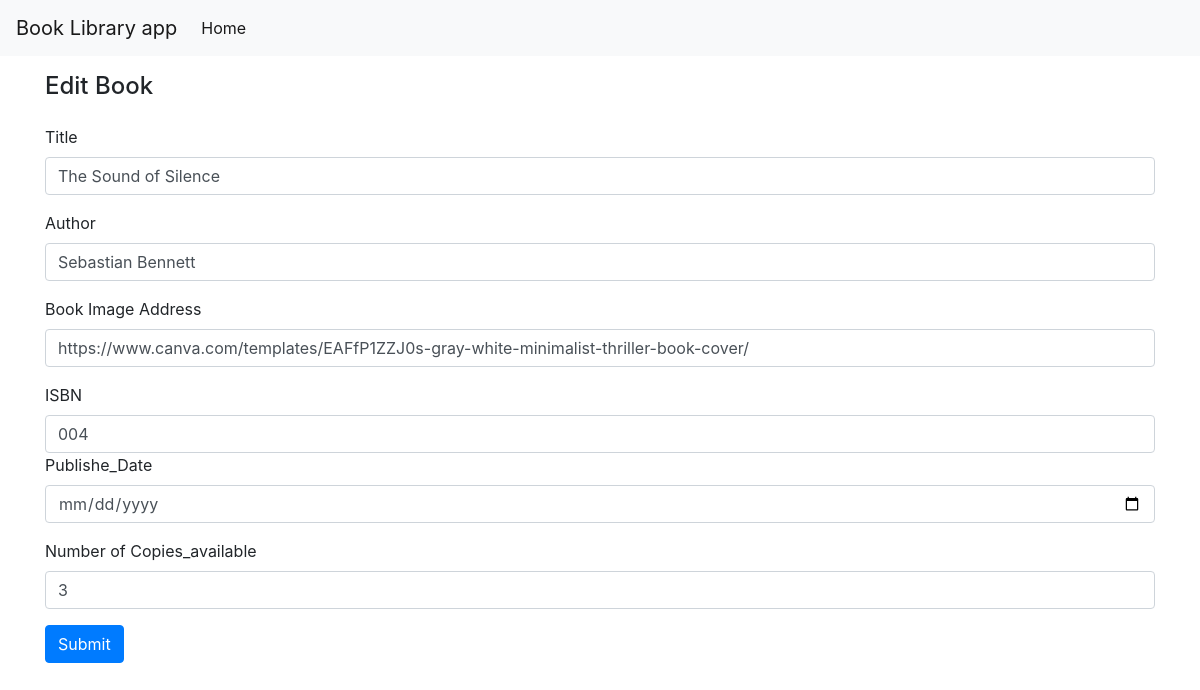
The app's page /edit/10/ with its own data.
### library/models.py (models this page shows, shortened)
class Book(models.Model):
    title = models.CharField(max_length=150)
    author = models.CharField(max_length=150)
    isbn = models.CharField(max_length=150, unique=True)
    published_Date = models.DateField()
    Copies_available = models.PositiveBigIntegerField()
    image_address=models.URLField(max_length=200, null=True, blank=True)

### library/views.py (the view, shortened to what this page needs)
# urls.py: path('edit/<int:id>/', views.edit_book, name='edit_book'),
def edit_book(request, id):
    book = Book.objects.get(id=id)
    return render(request, 'edit_book.html', {'book': book})

### templates/edit_book.html (shortened to what this page needs)
<!DOCTYPE html>
<html lang="en">
  <head>
    <link
      rel="stylesheet"
      href="https://cdn.jsdelivr.net/npm/bootstrap@4.4.1/dist/css/bootstrap.min.css"
    />
  </head>
  <body>
    <nav class="navbar navbar-expand-lg navbar-light bg-light">
      <a class="navbar-brand" href="/">Book Library app</a>
      <div class="collapse navbar-collapse" id="navbarText">
        <ul class="navbar-nav mr-auto">
          <li class="nav-item active">
            <a class="nav-link" href="/"
              >Home <span class="sr-only">(current)</span></a
            >
          </li>
        </ul>
      </div>
    </nav>
    <div class="container">
      <h4 class="mt-3">Edit Book</h4>
      <form class="mt-4" method="POST">
        <div class="form-group">
          <label for="Title">Title</label>
          <input
            type="text"
            class="form-control"
            id="title"
            aria-describedby="emailHelp"
            placeholder="Enter Title of the Book"
            name="title"
            value="{{book.title}}"
          />
        </div>
        <div class="form-group">
          <label for="author">Author</label>
          <input
            type="text"
            class="form-control"
            id="exampleInputEmail1"
            aria-describedby="emailHelp"
            placeholder="Enter Title of the Author"
            name="author"
            value="{{book.author}}"
          />
        </div>
        <div class="form-group">
          <label for="image_address">Book Image Address</label>
          <input
            type="url"
            class="form-control"
            aria-describedby="emailHelp"
            placeholder="Past Book Image Address"
            name="image_address"
            value="{{book.image_address}}"
          />
        </div>
        <div class="form-group">
          <label for="isbn">ISBN</label>
          <input
            type="text"
            class="form-control"
            id="isbn"
            aria-describedby="emailHelp"
            placeholder="What is the the book ISBN"
            name="isbn"
            value="{{ book.isbn }}"
          />
          <div class="form-group">
            <label for="publishe_Date">Publishe_Date</label>
            <input type="date" class="form-control" id="title"
            aria-describedby="emailHelp" placeholder="Enter publishe_Date of the
            Book" name="date" value="{{ book.published_Date |default:"" }}" />
          </div>
          <div class="form-group">
            <label for="Copies_available">Number of Copies_available</label>
            <input
              type="Number"
              class="form-control"
              id="Copies_available"
              aria-describedby="emailHelp"
              placeholder="Number of Copies_available"
              name="Copies_available"
              value="{{ book.Copies_available }}"
            />
          </div>
        </div>
        <button type="submit" class="btn btn-primary">Submit</button>
      </form>
      <br />
    </div>
  </body>
</html>

### records on screen
Book: title "The Sound of Silence", author "Sebastian Bennett", image_address "https://www.canva.com/templates/EAFfP1ZZJ0s-gray-white-minimalist-thriller-book-cover/", isbn "004", Copies_available "3"
